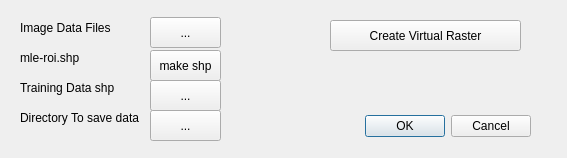
<?xml version="1.0" encoding="UTF-8"?>
<ui version="4.0">
 <class>Dialog</class>
 <widget class="QDialog" name="Dialog">
  <property name="geometry">
   <rect>
    <x>0</x>
    <y>0</y>
    <width>567</width>
    <height>158</height>
   </rect>
  </property>
  <property name="windowTitle">
   <string>Dialog</string>
  </property>
  <widget class="QDialogButtonBox" name="buttonBox">
   <property name="geometry">
    <rect>
     <x>190</x>
     <y>110</y>
     <width>341</width>
     <height>32</height>
    </rect>
   </property>
   <property name="orientation">
    <enum>Qt::Horizontal</enum>
   </property>
   <property name="standardButtons">
    <set>QDialogButtonBox::Cancel|QDialogButtonBox::Ok</set>
   </property>
  </widget>
  <widget class="QPushButton" name="pushButton_3">
   <property name="geometry">
    <rect>
     <x>330</x>
     <y>20</y>
     <width>191</width>
     <height>31</height>
    </rect>
   </property>
   <property name="text">
    <string>Create Virtual Raster</string>
   </property>
  </widget>
  <widget class="QPushButton" name="pushButton_4">
   <property name="geometry">
    <rect>
     <x>150</x>
     <y>50</y>
     <width>71</width>
     <height>31</height>
    </rect>
   </property>
   <property name="text">
    <string>make shp</string>
   </property>
  </widget>
  <widget class="QPushButton" name="pushButton">
   <property name="geometry">
    <rect>
     <x>150</x>
     <y>17</y>
     <width>71</width>
     <height>31</height>
    </rect>
   </property>
   <property name="text">
    <string>...</string>
   </property>
  </widget>
  <widget class="QLabel" name="label">
   <property name="geometry">
    <rect>
     <x>20</x>
     <y>20</y>
     <width>161</width>
     <height>16</height>
    </rect>
   </property>
   <property name="text">
    <string>Image Data Files</string>
   </property>
  </widget>
  <widget class="QLabel" name="label_2">
   <property name="geometry">
    <rect>
     <x>20</x>
     <y>50</y>
     <width>161</width>
     <height>16</height>
    </rect>
   </property>
   <property name="text">
    <string>mle-roi.shp</string>
   </property>
  </widget>
  <widget class="QLabel" name="label_3">
   <property name="geometry">
    <rect>
     <x>20</x>
     <y>80</y>
     <width>161</width>
     <height>16</height>
    </rect>
   </property>
   <property name="text">
    <string>Training Data shp</string>
   </property>
  </widget>
  <widget class="QPushButton" name="pushButton_2">
   <property name="geometry">
    <rect>
     <x>150</x>
     <y>80</y>
     <width>71</width>
     <height>31</height>
    </rect>
   </property>
   <property name="text">
    <string>...</string>
   </property>
  </widget>
  <widget class="QLabel" name="label_4">
   <property name="geometry">
    <rect>
     <x>20</x>
     <y>110</y>
     <width>161</width>
     <height>16</height>
    </rect>
   </property>
   <property name="text">
    <string>Directory To save data</string>
   </property>
  </widget>
  <widget class="QPushButton" name="pushButton_5">
   <property name="geometry">
    <rect>
     <x>150</x>
     <y>110</y>
     <width>71</width>
     <height>31</height>
    </rect>
   </property>
   <property name="text">
    <string>...</string>
   </property>
  </widget>
 </widget>
 <resources/>
 <connections>
  <connection>
   <sender>buttonBox</sender>
   <signal>accepted()</signal>
   <receiver>Dialog</receiver>
   <slot>accept()</slot>
   <hints>
    <hint type="sourcelabel">
     <x>248</x>
     <y>254</y>
    </hint>
    <hint type="destinationlabel">
     <x>157</x>
     <y>274</y>
    </hint>
   </hints>
  </connection>
  <connection>
   <sender>buttonBox</sender>
   <signal>rejected()</signal>
   <receiver>Dialog</receiver>
   <slot>reject()</slot>
   <hints>
    <hint type="sourcelabel">
     <x>316</x>
     <y>260</y>
    </hint>
    <hint type="destinationlabel">
     <x>286</x>
     <y>274</y>
    </hint>
   </hints>
  </connection>
 </connections>
</ui>
